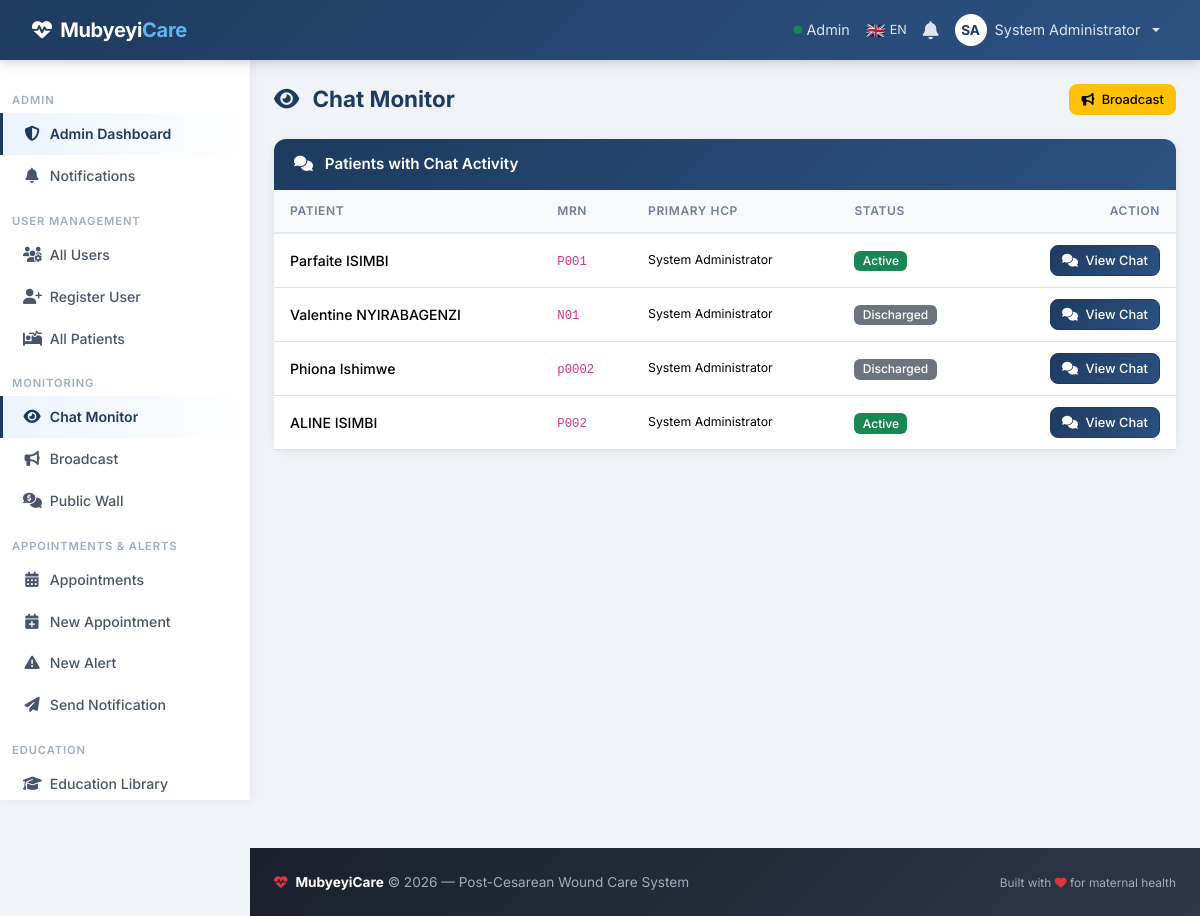
The app's page /admin/chats (signed in) with its own data.
### models.py (models this page shows, shortened)
class User(UserMixin, db.Model):
    id = db.Column(db.Integer, primary_key=True)
    username = db.Column(db.String(80), unique=True, nullable=False)
    email = db.Column(db.String(120), unique=True, nullable=False)
    password_hash = db.Column(db.String(255), nullable=False)
    first_name = db.Column(db.String(100), nullable=False)
    last_name = db.Column(db.String(100), nullable=False)
    role = db.Column(db.Enum(UserRole), default=UserRole.PATIENT, nullable=False)
    phone = db.Column(db.String(20))
    location = db.Column(db.String(200))   # CHW service area (e.g. "Gasabo/Kinyinya")
    is_active = db.Column(db.Boolean, default=True)
    created_at = db.Column(db.DateTime, default=datetime.utcnow)
    patients = db.relationship('Patient', backref='primary_doctor', lazy='dynamic', foreign_keys='Patient.primary_doctor_id')
    follow_ups = db.relationship('FollowUp', backref='created_by', lazy='dynamic')
    sent_messages = db.relationship('Message', backref='sender', lazy='dynamic', foreign_keys='Message.sender_id')
    def get_full_name(self):
        return f"{self.first_name} {self.last_name}"

class Patient(db.Model):
    id = db.Column(db.Integer, primary_key=True)
    mrn = db.Column(db.String(50), unique=True, nullable=False)  # Medical Record Number
    first_name = db.Column(db.String(100), nullable=False)
    last_name = db.Column(db.String(100), nullable=False)
    date_of_birth = db.Column(db.Date, nullable=False)
    gender = db.Column(db.String(10), nullable=False)
    phone = db.Column(db.String(20), nullable=False)
    email = db.Column(db.String(120))
    surgery_date = db.Column(db.Date, nullable=False)
    surgery_type = db.Column(db.String(100))  # e.g., "Primary Cesarean", "VBAC attempt"
    surgeon_name = db.Column(db.String(100))
    incision_type = db.Column(db.String(50))  # e.g., "Pfannenstiel", "Classical"
    location = db.Column(db.String(200))   # e.g. "Gasabo/Kinyinya"
    primary_doctor_id = db.Column(db.Integer, db.ForeignKey('user.id'), nullable=False)
    user_id = db.Column(db.Integer, db.ForeignKey('user.id'))
    admission_date = db.Column(db.DateTime, default=datetime.utcnow)
    discharge_date = db.Column(db.DateTime)
    expected_follow_up_end_date = db.Column(db.Date)
    is_active = db.Column(db.Boolean, default=True)
    created_at = db.Column(db.DateTime, default=datetime.utcnow)
    updated_at = db.Column(db.DateTime, default=datetime.utcnow, onupdate=datetime.utcnow)
    follow_ups = db.relationship('FollowUp', backref='patient', lazy='dynamic', cascade='all, delete-orphan')
    wound_assessments = db.relationship('WoundAssessment', backref='patient', lazy='dynamic', cascade='all, delete-orphan')
    medications = db.relationship('MedicationLog', backref='patient', lazy='dynamic', cascade='all, delete-orphan')
    messages = db.relationship('Message', backref='patient', lazy='dynamic', cascade='all, delete-orphan')
    user = db.relationship('User', backref='patient_profile', foreign_keys=[user_id], uselist=False)
    def get_full_name(self):
        return f"{self.first_name} {self.last_name}"

### routes/admin.py (the view)
@admin_bp.route('/chats')
@login_required
@nurse_admin_required
def chat_monitor():
    patients_with_chats = (Patient.query
                           .join(Message, Message.patient_id == Patient.id)
                           .group_by(Patient.id)
                           .order_by(func.max(Message.created_at).desc())
                           .all())
    return render_template('admin/chat_monitor.html', patients=patients_with_chats)

### templates/admin/chat_monitor.html (shortened to what this page needs)
{% extends "base.html" %}
{% block content %}
<div class="page-header" data-aos="fade-down">
    <h2><i class="fas fa-eye me-2"></i> Chat Monitor</h2>
    <a href="{{ url_for('admin.broadcast') }}" class="btn btn-warning btn-sm"><i class="fas fa-bullhorn me-1"></i> Broadcast</a>
</div>
<div class="card" data-aos="fade-up">
    <div class="card-header bg-primary text-white">
        <i class="fas fa-comments me-2"></i> Patients with Chat Activity
    </div>
    <div class="card-body p-0">
        <div class="table-responsive">
            <table class="table table-hover mb-0">
                <thead class="table-light">
                    <tr><th>Patient</th><th>MRN</th><th>Primary HCP</th><th>Status</th><th class="text-end">Action</th></tr>
                </thead>
                <tbody>
                    {% for p in patients %}
                    <tr>
                        <td class="fw-medium">{{ p.get_full_name() }}</td>
                        <td><code>{{ p.mrn }}</code></td>
                        <td class="small">{{ p.primary_doctor.get_full_name() }}</td>
                        <td><span class="badge bg-{{ 'success' if p.is_active else 'secondary' }}">{{ 'Active' if p.is_active else 'Discharged' }}</span></td>
                        <td class="text-end">
                            <a href="{{ url_for('admin.view_patient_chat', patient_id=p.id) }}"
                               class="btn btn-sm btn-primary"><i class="fas fa-comments me-1"></i> View Chat</a>
                        </td>
                    </tr>
                    {% else %}
                    <tr><td colspan="5" class="text-center text-muted py-4">No chat activity yet.</td></tr>
                    {% endfor %}
                </tbody>
            </table>
        </div>
    </div>
</div>
{% endblock %}

### templates/base.html (shortened to what this page needs)
<!DOCTYPE html>
<html lang="en">
<head>
    <link href="https://cdn.jsdelivr.net/npm/bootstrap@5.3.3/dist/css/bootstrap.min.css" rel="stylesheet">
    <link rel="stylesheet" href="https://cdnjs.cloudflare.com/ajax/libs/font-awesome/6.5.0/css/all.min.css">
    <link href="https://unpkg.com/aos@2.3.4/dist/aos.css" rel="stylesheet">
</head>
<body>
<nav class="navbar navbar-dark navbar-expand-lg fixed-top">
    <div class="container-fluid">
        <a class="navbar-brand" href="/">
            <i class="fas fa-heart-pulse me-1"></i> Mubyeyi<span>Care</span>
        </a>
        <div class="collapse navbar-collapse" id="navbarNav">
            <ul class="navbar-nav ms-auto align-items-center">
                {% if current_user.is_authenticated %}
                <li class="nav-item">
                    <span class="nav-link text-white-50 small d-none d-lg-inline">
                        <i class="fas fa-circle text-success" style="font-size:.55rem;vertical-align:middle;"></i>
                        {{ current_user.role.value.capitalize() }}
                    </span>
                </li>
                <li class="nav-item dropdown">
                    <a class="nav-link d-flex align-items-center gap-1 px-2" href="#"
                       id="langDropdown" role="button" data-bs-toggle="dropdown" aria-expanded="false"
                       title="{{ tr('Language') }}">
                        {% if current_lang == 'rw' %}
                        <span style="font-size:1rem;">🇷🇼</span>
                        <span class="d-none d-md-inline small">RW</span>
                        {% else %}
                        <span style="font-size:1rem;">🇬🇧</span>
                        <span class="d-none d-md-inline small">EN</span>
                        {% endif %}
                    </a>
                </li>
                <li class="nav-item dropdown">
                    <a class="nav-link position-relative" href="#"
                       id="bellDropdown" role="button"
                       data-bs-toggle="dropdown" aria-expanded="false"
                       title="Notifications">
                    </a>
                        {% set recent_notifs = current_user.notifications | sort(attribute='created_at', reverse=True) | list %}
                </li>
                <li class="nav-item dropdown">
                    <a class="nav-link dropdown-toggle d-flex align-items-center gap-2" href="#"
                       id="userDropdown" role="button" data-bs-toggle="dropdown" aria-expanded="false">
                        <span class="rounded-circle bg-white d-inline-flex align-items-center justify-content-center"
                              style="width:32px;height:32px;color:var(--primary);font-size:.85rem;font-weight:700;">
                            {{ current_user.first_name[0] | upper }}{{ current_user.last_name[0] | upper }}
                        </span>
                        <span class="d-none d-sm-inline">{{ current_user.get_full_name() }}</span>
                    </a>
                </li>
                {% endif %}
            </ul>
        </div>
    </div>
</nav>
{% if current_user.is_authenticated %}
<aside class="sidebar d-none d-lg-flex flex-column">
    <nav class="nav flex-column">
        {% if current_user.role.value in ['patient', 'mother'] %}
        <span class="sidebar-section">{{ tr('My Care') }}</span>
        <a class="nav-link" href="{{ url_for('dashboard.index') }}"><i class="fas fa-house-medical"></i> {{ tr('My Dashboard') }}</a>
        <a class="nav-link" href="{{ url_for('notifications.index') }}">
            <i class="fas fa-bell"></i> {{ tr('Notifications') }}
            {% if unread_notifications > 0 %}<span class="badge bg-danger ms-auto">{{ unread_notifications }}</span>{% endif %}
        </a>
        <span class="sidebar-section">{{ tr('Alerts & Appointments') }}</span>
        <a class="nav-link" href="{{ url_for('appointments.my_appointments') }}"><i class="fas fa-calendar-check"></i> {{ tr('My Appointments') }}</a>
        <a class="nav-link" href="{{ url_for('appointments.request_appointment') }}"><i class="fas fa-calendar-plus"></i> {{ tr('Request Appointment') }}</a>
        <span class="sidebar-section">{{ tr('Communication') }}</span>
        <a class="nav-link" href="{{ url_for('chat.patient_self_chat') }}"><i class="fas fa-comments"></i> {{ tr('Chat with Provider') }}</a>
        <a class="nav-link" href="{{ url_for('wall.index') }}"><i class="fas fa-comments-dollar"></i> {{ tr('Public Wall') }}</a>
        <span class="sidebar-section">{{ tr('Education') }}</span>
        <a class="nav-link" href="{{ url_for('education.library') }}"><i class="fas fa-graduation-cap"></i> {{ tr('Education Library') }}</a>
        <a class="nav-link" href="{{ url_for('education.bookmarks') }}"><i class="fas fa-bookmark"></i> {{ tr('My Bookmarks') }}</a>
        <a class="nav-link" href="{{ url_for('dashboard.health_education') }}"><i class="fas fa-book-medical"></i> {{ tr('Wound Care Guide') }}</a>
        {% elif current_user.role.value in ['admin', 'nurse'] %}
        <span class="sidebar-section">{{ tr('Admin') if current_user.role.value == 'admin' else 'Nurse Panel' }}</span>
        <a class="nav-link" href="{{ url_for('admin.dashboard') }}"><i class="fas fa-shield-halved"></i> {{ tr('Admin Dashboard') }}</a>
        <a class="nav-link" href="{{ url_for('notifications.index') }}">
            <i class="fas fa-bell"></i> {{ tr('Notifications') }}
        </a>
        {% if current_user.role.value == 'admin' %}
        <span class="sidebar-section">{{ tr('User Management') }}</span>
        <a class="nav-link" href="{{ url_for('admin.users') }}"><i class="fas fa-users-gear"></i> {{ tr('All Users') }}</a>
        <a class="nav-link" href="{{ url_for('auth.register') }}"><i class="fas fa-user-plus"></i> {{ tr('Register User') }}</a>
        {% endif %}
        <a class="nav-link" href="{{ url_for('admin.patients') }}"><i class="fas fa-bed-pulse"></i> {{ tr('All Patients') }}</a>
        <span class="sidebar-section">{{ tr('Monitoring') }}</span>
        <a class="nav-link" href="{{ url_for('admin.chat_monitor') }}"><i class="fas fa-eye"></i> {{ tr('Chat Monitor') }}</a>
        <a class="nav-link" href="{{ url_for('admin.broadcast') }}"><i class="fas fa-bullhorn"></i> {{ tr('Broadcast') }}</a>
        <a class="nav-link" href="{{ url_for('wall.index') }}"><i class="fas fa-comments-dollar"></i> {{ tr('Public Wall') }}</a>
        <span class="sidebar-section">{{ tr('Appointments & Alerts') }}</span>
        <a class="nav-link" href="{{ url_for('admin.appointments') }}"><i class="fas fa-calendar-days"></i> {{ tr('Appointments') }}</a>
        <a class="nav-link" href="{{ url_for('admin.create_appointment') }}"><i class="fas fa-calendar-plus"></i> {{ tr('New Appointment') }}</a>
        <a class="nav-link" href="{{ url_for('admin.create_alert') }}"><i class="fas fa-triangle-exclamation"></i> {{ tr('New Alert') }}</a>
        <a class="nav-link" href="{{ url_for('admin.create_notification') }}"><i class="fas fa-paper-plane"></i> {{ tr('Send Notification') }}</a>
        <span class="sidebar-section">{{ tr('Education') }}</span>
        <a class="nav-link" href="{{ url_for('education.library') }}"><i class="fas fa-graduation-cap"></i> {{ tr('Education Library') }}</a>
        {% endif %}
    </nav>
</aside>
{% endif %}
<main class="main-content">
    <div class="container-fluid px-4">
        {% block content %}{% endblock %}
    </div>
</main>
<footer class="py-4 mt-5" style="margin-left: var(--sidebar-w);">
    <div class="container-fluid px-4">
        <div class="row align-items-center">
            <div class="col-md-6">
                <p class="mb-0">
                    <i class="fas fa-heart-pulse text-danger me-1"></i>
                    <strong class="text-white">MubyeyiCare</strong> &copy; 2026 &mdash; {{ tr('Post-Cesarean Wound Care System') }}
                </p>
            </div>
            <div class="col-md-6 text-md-end mt-2 mt-md-0">
                <small>Built with <i class="fas fa-heart text-danger"></i> for maternal health</small>
            </div>
        </div>
    </div>
</footer>
</body>
</html>

### records on screen
User: role.value "Admin", first_name "S", last_name "A", get_full_name "System Administrator", role "ADMIN"
Patient: get_full_name "Parfaite ISIMBI", mrn "P001", primary_doctor.get_full_name "System Administrator", is_active "Active"
Patient: get_full_name "Valentine NYIRABAGENZI", mrn "N01", primary_doctor.get_full_name "System Administrator", is_active "Discharged"
Patient: get_full_name "Phiona Ishimwe", mrn "p0002", primary_doctor.get_full_name "System Administrator", is_active "Discharged"
Patient: get_full_name "ALINE ISIMBI", mrn "P002", primary_doctor.get_full_name "System Administrator", is_active "Active"

### other values on screen
{{ tr('Admin Dashboard') }} "Admin Dashboard"
{{ tr('Notifications') }} "Notifications"
{{ tr('User Management') }} "USER MANAGEMENT"
{{ tr('All Users') }} "All Users"
{{ tr('Register User') }} "Register User"
{{ tr('All Patients') }} "All Patients"
{{ tr('Monitoring') }} "MONITORING"
{{ tr('Chat Monitor') }} "Chat Monitor"
{{ tr('Broadcast') }} "Broadcast"
{{ tr('Public Wall') }} "Public Wall"
{{ tr('Appointments & Alerts') }} "APPOINTMENTS & ALERTS"
{{ tr('Appointments') }} "Appointments"
{{ tr('New Appointment') }} "New Appointment"
{{ tr('New Alert') }} "New Alert"
{{ tr('Send Notification') }} "Send Notification"
